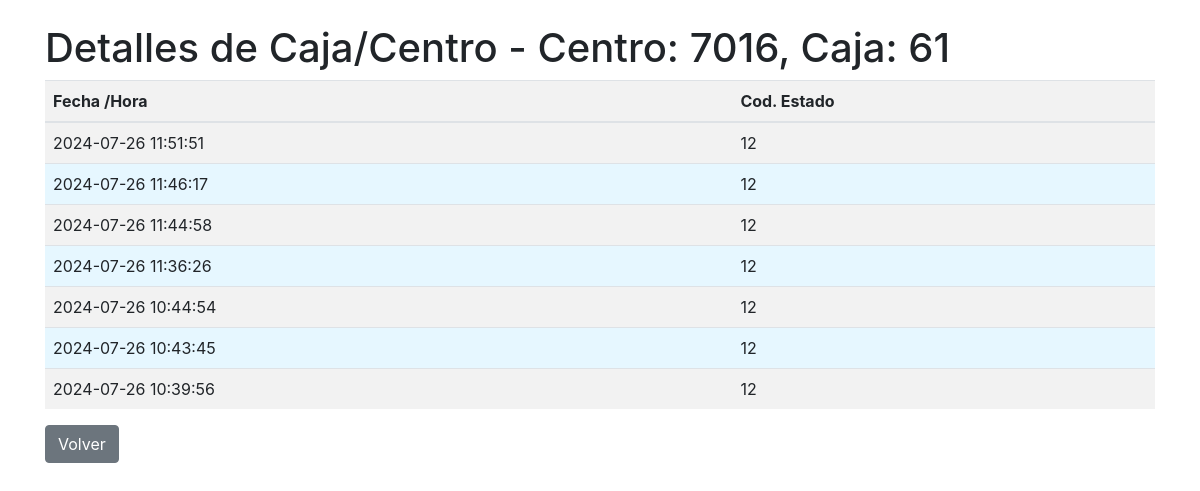
Page /details/7016/61 on the committed database.
### tables this page shows
CREATE TABLE avisos (
            id INTEGER PRIMARY KEY AUTOINCREMENT,
            Centro TEXT,
            Caja TEXT,
            "Fecha /Hora" TEXT,
            "Cod. Estado" INTEGER,
            Estado TEXT,
            file_hash TEXT
        );

### modules/views.py (the view)
    @app.route('/details/<centro>/<caja>')
    def details(centro, caja):
        details_data = get_details_for_box(centro, caja)
        return render_template('details.html', details_data=details_data, centro=centro, caja=caja)

### modules/utils.py (called while the page is built)
def get_details_for_box(centro, caja):
    conn = sqlite3.connect(DATABASE)
    query = '''
        SELECT "Fecha /Hora", "Cod. Estado"
        FROM avisos
        WHERE Centro = ? AND Caja = ?
        ORDER BY "Fecha /Hora" DESC
    '''
    df = pd.read_sql_query(query, conn, params=[centro, caja])
    conn.close()
    return df.to_dict(orient='records')

### templates/details.html (shortened to what this page needs)
<!doctype html>
<html>
<head>
    <link rel="stylesheet" href="https://stackpath.bootstrapcdn.com/bootstrap/4.5.2/css/bootstrap.min.css">
</head>
<body>
    <div class="container mt-4">
        <h1>Detalles de Caja/Centro - Centro: {{ centro }}, Caja: {{ caja }}</h1>
        {% if details_data %}
            <table class="table table-striped">
                <thead>
                    <tr>
                        <th>Fecha /Hora</th>
                        <th>Cod. Estado</th>
                    </tr>
                </thead>
                <tbody>
                    {% for row in details_data %}
                    <tr>
                        <td>{{ row['Fecha /Hora'] }}</td>
                        <td>{{ row['Cod. Estado'] }}</td>
                    </tr>
                    {% endfor %}
                </tbody>
            </table>
        {% else %}
            <p>No hay datos disponibles para este centro y caja.</p>
        {% endif %}
        <form action="/" method="get">
            <button type="submit" class="btn btn-secondary">Volver</button>
        </form>
    </div>
</body>
</html>

### templates/details.html (style rules this page uses)
.table-striped tr:nth-child(odd) { background-color: #f2f2f2; }
.table-striped tr:nth-child(even) { background-color: #e6f7ff; }
.table-striped th, .table-striped td { padding: 8px; text-align: left; }

### rows in the picture
avisos: row "2024-07-26 11:51:51", row "12"
avisos: row "2024-07-26 11:46:17", row "12"
avisos: row "2024-07-26 11:44:58", row "12"
avisos: row "2024-07-26 11:36:26", row "12"
avisos: row "2024-07-26 10:44:54", row "12"
avisos: row "2024-07-26 10:43:45", row "12"
avisos: row "2024-07-26 10:39:56", row "12"

### other values in the picture
{{ centro }} "7016"
{{ caja }} "61"
